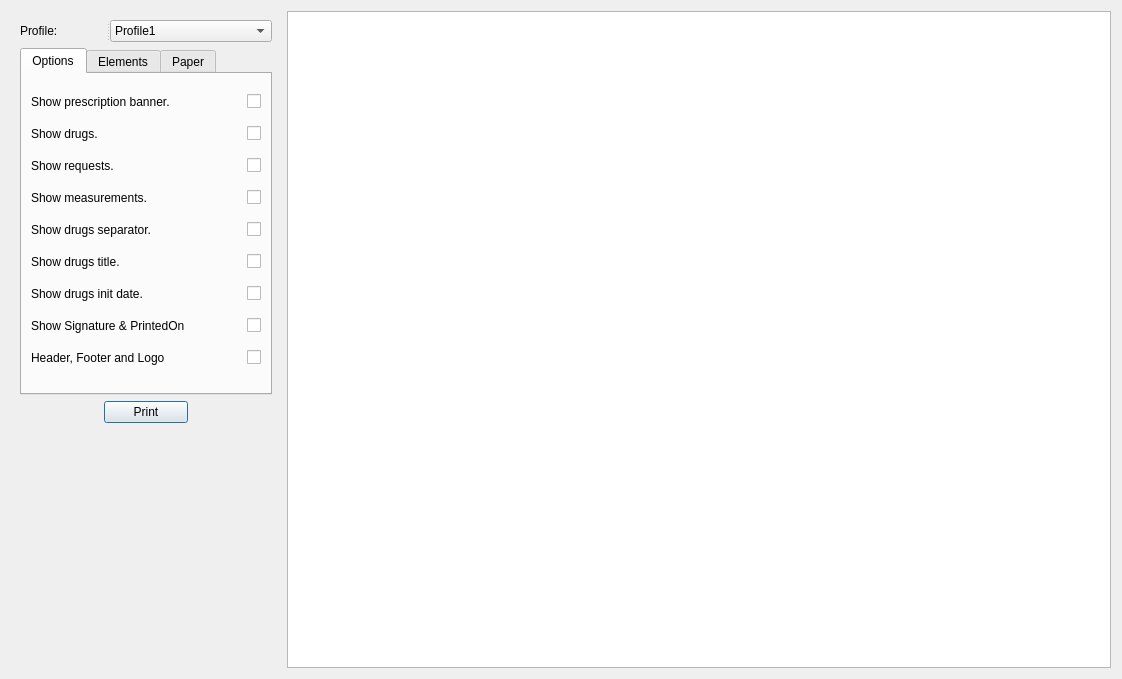
<?xml version="1.0" encoding="UTF-8"?>
<ui version="4.0">
 <class>printDrugs</class>
 <widget class="QDialog" name="printDrugs">
  <property name="windowModality">
   <enum>Qt::NonModal</enum>
  </property>
  <property name="geometry">
   <rect>
    <x>0</x>
    <y>0</y>
    <width>1122</width>
    <height>679</height>
   </rect>
  </property>
  <property name="sizePolicy">
   <sizepolicy hsizetype="Minimum" vsizetype="Minimum">
    <horstretch>0</horstretch>
    <verstretch>0</verstretch>
   </sizepolicy>
  </property>
  <property name="minimumSize">
   <size>
    <width>0</width>
    <height>0</height>
   </size>
  </property>
  <property name="windowTitle">
   <string>Print</string>
  </property>
  <layout class="QHBoxLayout" name="horizontalLayout_2">
   <item>
    <widget class="QWidget" name="widget" native="true">
     <property name="sizePolicy">
      <sizepolicy hsizetype="Fixed" vsizetype="Preferred">
       <horstretch>0</horstretch>
       <verstretch>0</verstretch>
      </sizepolicy>
     </property>
     <layout class="QVBoxLayout" name="verticalLayout_3">
      <item>
       <widget class="QSplitter" name="splitter_9">
        <property name="orientation">
         <enum>Qt::Horizontal</enum>
        </property>
        <widget class="QLabel" name="label_28">
         <property name="sizePolicy">
          <sizepolicy hsizetype="Fixed" vsizetype="Fixed">
           <horstretch>0</horstretch>
           <verstretch>0</verstretch>
          </sizepolicy>
         </property>
         <property name="text">
          <string>Profile:</string>
         </property>
        </widget>
        <widget class="QComboBox" name="printerProfile">
         <property name="sizePolicy">
          <sizepolicy hsizetype="Preferred" vsizetype="Preferred">
           <horstretch>0</horstretch>
           <verstretch>0</verstretch>
          </sizepolicy>
         </property>
         <item>
          <property name="text">
           <string>Profile1</string>
          </property>
         </item>
         <item>
          <property name="text">
           <string>Profile2</string>
          </property>
         </item>
         <item>
          <property name="text">
           <string>Profile3</string>
          </property>
         </item>
         <item>
          <property name="text">
           <string>Profile4</string>
          </property>
         </item>
        </widget>
       </widget>
      </item>
      <item>
       <widget class="QTabWidget" name="optionsTabWidget">
        <property name="sizePolicy">
         <sizepolicy hsizetype="Preferred" vsizetype="Preferred">
          <horstretch>0</horstretch>
          <verstretch>0</verstretch>
         </sizepolicy>
        </property>
        <property name="maximumSize">
         <size>
          <width>256</width>
          <height>16777215</height>
         </size>
        </property>
        <property name="autoFillBackground">
         <bool>true</bool>
        </property>
        <property name="styleSheet">
         <string notr="true"/>
        </property>
        <property name="currentIndex">
         <number>0</number>
        </property>
        <property name="elideMode">
         <enum>Qt::ElideLeft</enum>
        </property>
        <property name="usesScrollButtons">
         <bool>false</bool>
        </property>
        <widget class="printDialogTab" name="optionsTab">
         <attribute name="title">
          <string>Options</string>
         </attribute>
         <layout class="QVBoxLayout" name="verticalLayout_2">
          <item>
           <layout class="QHBoxLayout" name="horizontalLayout_8">
            <item>
             <widget class="QLabel" name="label_19">
              <property name="text">
               <string>Show prescription banner.</string>
              </property>
             </widget>
            </item>
            <item>
             <widget class="Switch" name="showBanner">
              <property name="sizePolicy">
               <sizepolicy hsizetype="Fixed" vsizetype="Fixed">
                <horstretch>0</horstretch>
                <verstretch>0</verstretch>
               </sizepolicy>
              </property>
              <property name="text">
               <string/>
              </property>
             </widget>
            </item>
           </layout>
          </item>
          <item>
           <layout class="QHBoxLayout" name="horizontalLayout_5">
            <item>
             <widget class="QLabel" name="label_16">
              <property name="text">
               <string>Show drugs.</string>
              </property>
             </widget>
            </item>
            <item>
             <widget class="Switch" name="showDrugs">
              <property name="sizePolicy">
               <sizepolicy hsizetype="Fixed" vsizetype="Fixed">
                <horstretch>0</horstretch>
                <verstretch>0</verstretch>
               </sizepolicy>
              </property>
              <property name="text">
               <string/>
              </property>
             </widget>
            </item>
           </layout>
          </item>
          <item>
           <layout class="QHBoxLayout" name="horizontalLayout_6">
            <item>
             <widget class="QLabel" name="label_17">
              <property name="text">
               <string>Show requests.</string>
              </property>
             </widget>
            </item>
            <item>
             <widget class="Switch" name="showInvs">
              <property name="sizePolicy">
               <sizepolicy hsizetype="Fixed" vsizetype="Fixed">
                <horstretch>0</horstretch>
                <verstretch>0</verstretch>
               </sizepolicy>
              </property>
              <property name="text">
               <string/>
              </property>
             </widget>
            </item>
           </layout>
          </item>
          <item>
           <layout class="QHBoxLayout" name="horizontalLayout_7">
            <item>
             <widget class="QLabel" name="label_18">
              <property name="text">
               <string>Show measurements.</string>
              </property>
             </widget>
            </item>
            <item>
             <widget class="Switch" name="showMesurements">
              <property name="sizePolicy">
               <sizepolicy hsizetype="Fixed" vsizetype="Fixed">
                <horstretch>0</horstretch>
                <verstretch>0</verstretch>
               </sizepolicy>
              </property>
              <property name="text">
               <string/>
              </property>
             </widget>
            </item>
           </layout>
          </item>
          <item>
           <layout class="QHBoxLayout" name="horizontalLayout_9">
            <item>
             <widget class="QLabel" name="label_24">
              <property name="text">
               <string>Show drugs separator.</string>
              </property>
             </widget>
            </item>
            <item>
             <widget class="Switch" name="showSeparator">
              <property name="sizePolicy">
               <sizepolicy hsizetype="Fixed" vsizetype="Fixed">
                <horstretch>0</horstretch>
                <verstretch>0</verstretch>
               </sizepolicy>
              </property>
              <property name="text">
               <string/>
              </property>
             </widget>
            </item>
           </layout>
          </item>
          <item>
           <layout class="QHBoxLayout" name="horizontalLayout_14">
            <item>
             <widget class="QLabel" name="label_30">
              <property name="text">
               <string>Show drugs title.</string>
              </property>
             </widget>
            </item>
            <item>
             <widget class="Switch" name="showDrugsTitle">
              <property name="sizePolicy">
               <sizepolicy hsizetype="Fixed" vsizetype="Fixed">
                <horstretch>0</horstretch>
                <verstretch>0</verstretch>
               </sizepolicy>
              </property>
              <property name="font">
               <font>
                <weight>50</weight>
                <bold>false</bold>
               </font>
              </property>
              <property name="text">
               <string/>
              </property>
             </widget>
            </item>
           </layout>
          </item>
          <item>
           <layout class="QHBoxLayout" name="horizontalLayout_17">
            <item>
             <widget class="QLabel" name="label_34">
              <property name="text">
               <string>Show drugs init date.</string>
              </property>
             </widget>
            </item>
            <item>
             <widget class="Switch" name="drugsInitDate">
              <property name="sizePolicy">
               <sizepolicy hsizetype="Fixed" vsizetype="Fixed">
                <horstretch>0</horstretch>
                <verstretch>0</verstretch>
               </sizepolicy>
              </property>
              <property name="text">
               <string/>
              </property>
             </widget>
            </item>
           </layout>
          </item>
          <item>
           <layout class="QHBoxLayout" name="horizontalLayout_18">
            <item>
             <widget class="QLabel" name="label_35">
              <property name="text">
               <string>Show Signature &amp; PrintedOn</string>
              </property>
             </widget>
            </item>
            <item>
             <widget class="Switch" name="SignaturePrintedOn">
              <property name="sizePolicy">
               <sizepolicy hsizetype="Fixed" vsizetype="Fixed">
                <horstretch>0</horstretch>
                <verstretch>0</verstretch>
               </sizepolicy>
              </property>
              <property name="text">
               <string/>
              </property>
             </widget>
            </item>
           </layout>
          </item>
          <item>
           <layout class="QHBoxLayout" name="horizontalLayout_16">
            <item>
             <widget class="QLabel" name="label_32">
              <property name="text">
               <string>Header, Footer and Logo</string>
              </property>
             </widget>
            </item>
            <item>
             <widget class="Switch" name="showHeaderFooterLogo">
              <property name="sizePolicy">
               <sizepolicy hsizetype="Fixed" vsizetype="Fixed">
                <horstretch>0</horstretch>
                <verstretch>0</verstretch>
               </sizepolicy>
              </property>
              <property name="text">
               <string/>
              </property>
             </widget>
            </item>
           </layout>
          </item>
         </layout>
        </widget>
        <widget class="printDialogTab" name="elementsTab">
         <attribute name="title">
          <string>Elements</string>
         </attribute>
         <layout class="QVBoxLayout" name="verticalLayout">
          <item>
           <widget class="QSplitter" name="splitter_14">
            <property name="orientation">
             <enum>Qt::Horizontal</enum>
            </property>
            <property name="handleWidth">
             <number>0</number>
            </property>
            <widget class="QLabel" name="label_20">
             <property name="text">
              <string>Drugs Mode:</string>
             </property>
            </widget>
            <widget class="QComboBox" name="drugsMode">
             <property name="maximumSize">
              <size>
               <width>100</width>
               <height>16777215</height>
              </size>
             </property>
             <item>
              <property name="text">
               <string>Visits Only</string>
              </property>
             </item>
             <item>
              <property name="text">
               <string>Basal Only</string>
              </property>
             </item>
             <item>
              <property name="text">
               <string>Both</string>
              </property>
             </item>
            </widget>
           </widget>
          </item>
          <item>
           <widget class="QSplitter" name="splitter_7">
            <property name="orientation">
             <enum>Qt::Horizontal</enum>
            </property>
            <widget class="QLabel" name="label_33">
             <property name="sizePolicy">
              <sizepolicy hsizetype="Expanding" vsizetype="Preferred">
               <horstretch>0</horstretch>
               <verstretch>0</verstretch>
              </sizepolicy>
             </property>
             <property name="text">
              <string>Logo Size</string>
             </property>
            </widget>
            <widget class="QComboBox" name="logoSize">
             <property name="sizePolicy">
              <sizepolicy hsizetype="Fixed" vsizetype="Fixed">
               <horstretch>0</horstretch>
               <verstretch>0</verstretch>
              </sizepolicy>
             </property>
             <property name="minimumSize">
              <size>
               <width>50</width>
               <height>0</height>
              </size>
             </property>
             <property name="editable">
              <bool>true</bool>
             </property>
             <item>
              <property name="text">
               <string>32</string>
              </property>
             </item>
             <item>
              <property name="text">
               <string>48</string>
              </property>
             </item>
             <item>
              <property name="text">
               <string>64</string>
              </property>
             </item>
             <item>
              <property name="text">
               <string>72</string>
              </property>
             </item>
             <item>
              <property name="text">
               <string>96</string>
              </property>
             </item>
             <item>
              <property name="text">
               <string>128</string>
              </property>
             </item>
             <item>
              <property name="text">
               <string>192</string>
              </property>
             </item>
             <item>
              <property name="text">
               <string>256</string>
              </property>
             </item>
            </widget>
           </widget>
          </item>
          <item>
           <widget class="QSplitter" name="splitter_6">
            <property name="orientation">
             <enum>Qt::Horizontal</enum>
            </property>
            <widget class="QLabel" name="label_4">
             <property name="text">
              <string>HeaderHeightPercent</string>
             </property>
            </widget>
            <widget class="QSpinBox" name="headerHeightPercent">
             <property name="maximumSize">
              <size>
               <width>50</width>
               <height>16777215</height>
              </size>
             </property>
            </widget>
           </widget>
          </item>
          <item>
           <widget class="QSplitter" name="splitter_5">
            <property name="orientation">
             <enum>Qt::Horizontal</enum>
            </property>
            <widget class="QLabel" name="label_5">
             <property name="text">
              <string>BannerHeightPercent</string>
             </property>
            </widget>
            <widget class="QSpinBox" name="bannerHeightPercent">
             <property name="maximumSize">
              <size>
               <width>50</width>
               <height>16777215</height>
              </size>
             </property>
            </widget>
           </widget>
          </item>
          <item>
           <widget class="QSplitter" name="splitter_4">
            <property name="orientation">
             <enum>Qt::Horizontal</enum>
            </property>
            <widget class="QLabel" name="label_6">
             <property name="text">
              <string>FooterHeightPercent</string>
             </property>
            </widget>
            <widget class="QSpinBox" name="footerHeightPercent">
             <property name="maximumSize">
              <size>
               <width>50</width>
               <height>16777215</height>
              </size>
             </property>
            </widget>
           </widget>
          </item>
          <item>
           <widget class="QGroupBox" name="groupBox_2">
            <property name="maximumSize">
             <size>
              <width>230</width>
              <height>16777215</height>
             </size>
            </property>
            <property name="title">
             <string>Banner Font</string>
            </property>
            <property name="alignment">
             <set>Qt::AlignCenter</set>
            </property>
            <property name="flat">
             <bool>false</bool>
            </property>
            <layout class="QGridLayout" name="gridLayout_2">
             <property name="leftMargin">
              <number>3</number>
             </property>
             <property name="topMargin">
              <number>3</number>
             </property>
             <property name="rightMargin">
              <number>3</number>
             </property>
             <property name="bottomMargin">
              <number>3</number>
             </property>
             <property name="spacing">
              <number>2</number>
             </property>
             <item row="0" column="0">
              <widget class="mFontComboBox" name="bannerFont">
               <property name="editable">
                <bool>false</bool>
               </property>
              </widget>
             </item>
             <item row="1" column="0">
              <layout class="QHBoxLayout" name="horizontalLayout_13">
               <item>
                <spacer name="horizontalSpacer">
                 <property name="orientation">
                  <enum>Qt::Horizontal</enum>
                 </property>
                 <property name="sizeHint" stdset="0">
                  <size>
                   <width>38</width>
                   <height>19</height>
                  </size>
                 </property>
                </spacer>
               </item>
               <item>
                <widget class="QComboBox" name="bannerFontSize">
                 <property name="sizePolicy">
                  <sizepolicy hsizetype="Fixed" vsizetype="Fixed">
                   <horstretch>0</horstretch>
                   <verstretch>0</verstretch>
                  </sizepolicy>
                 </property>
                 <property name="maximumSize">
                  <size>
                   <width>50</width>
                   <height>16777215</height>
                  </size>
                 </property>
                 <property name="styleSheet">
                  <string notr="true"/>
                 </property>
                 <item>
                  <property name="text">
                   <string>7</string>
                  </property>
                 </item>
                 <item>
                  <property name="text">
                   <string>8</string>
                  </property>
                 </item>
                 <item>
                  <property name="text">
                   <string>9</string>
                  </property>
                 </item>
                 <item>
                  <property name="text">
                   <string>10</string>
                  </property>
                 </item>
                 <item>
                  <property name="text">
                   <string>11</string>
                  </property>
                 </item>
                 <item>
                  <property name="text">
                   <string>12</string>
                  </property>
                 </item>
                 <item>
                  <property name="text">
                   <string>14</string>
                  </property>
                 </item>
                 <item>
                  <property name="text">
                   <string>16</string>
                  </property>
                 </item>
                 <item>
                  <property name="text">
                   <string>18</string>
                  </property>
                 </item>
                 <item>
                  <property name="text">
                   <string>20</string>
                  </property>
                 </item>
                </widget>
               </item>
               <item>
                <widget class="QToolButton" name="bannerFontBold">
                 <property name="toolTip">
                  <string>Bold</string>
                 </property>
                 <property name="text">
                  <string>...</string>
                 </property>
                 <property name="icon">
                  <iconset resource="resources.qrc">
                   <normaloff>:/Graphics/bold</normaloff>:/Graphics/bold</iconset>
                 </property>
                 <property name="checkable">
                  <bool>true</bool>
                 </property>
                 <property name="autoRaise">
                  <bool>true</bool>
                 </property>
                </widget>
               </item>
              </layout>
             </item>
            </layout>
           </widget>
          </item>
          <item>
           <widget class="QGroupBox" name="groupBox_3">
            <property name="maximumSize">
             <size>
              <width>230</width>
              <height>16777215</height>
             </size>
            </property>
            <property name="title">
             <string>Roshetta Font</string>
            </property>
            <property name="alignment">
             <set>Qt::AlignCenter</set>
            </property>
            <property name="flat">
             <bool>false</bool>
            </property>
            <layout class="QGridLayout" name="gridLayout_6">
             <property name="leftMargin">
              <number>3</number>
             </property>
             <property name="topMargin">
              <number>3</number>
             </property>
             <property name="rightMargin">
              <number>3</number>
             </property>
             <property name="bottomMargin">
              <number>3</number>
             </property>
             <property name="spacing">
              <number>2</number>
             </property>
             <item row="0" column="0">
              <widget class="mFontComboBox" name="roshettaFont">
               <property name="editable">
                <bool>false</bool>
               </property>
              </widget>
             </item>
             <item row="1" column="0">
              <layout class="QHBoxLayout" name="horizontalLayout_15">
               <item>
                <spacer name="horizontalSpacer_2">
                 <property name="orientation">
                  <enum>Qt::Horizontal</enum>
                 </property>
                 <property name="sizeHint" stdset="0">
                  <size>
                   <width>38</width>
                   <height>19</height>
                  </size>
                 </property>
                </spacer>
               </item>
               <item>
                <widget class="QComboBox" name="roshettaFontSize">
                 <property name="sizePolicy">
                  <sizepolicy hsizetype="Fixed" vsizetype="Fixed">
                   <horstretch>0</horstretch>
                   <verstretch>0</verstretch>
                  </sizepolicy>
                 </property>
                 <property name="maximumSize">
                  <size>
                   <width>50</width>
                   <height>16777215</height>
                  </size>
                 </property>
                 <property name="styleSheet">
                  <string notr="true"/>
                 </property>
                 <item>
                  <property name="text">
                   <string>7</string>
                  </property>
                 </item>
                 <item>
                  <property name="text">
                   <string>8</string>
                  </property>
                 </item>
                 <item>
                  <property name="text">
                   <string>9</string>
                  </property>
                 </item>
                 <item>
                  <property name="text">
                   <string>10</string>
                  </property>
                 </item>
                 <item>
                  <property name="text">
                   <string>11</string>
                  </property>
                 </item>
                 <item>
                  <property name="text">
                   <string>12</string>
                  </property>
                 </item>
                 <item>
                  <property name="text">
                   <string>14</string>
                  </property>
                 </item>
                 <item>
                  <property name="text">
                   <string>16</string>
                  </property>
                 </item>
                 <item>
                  <property name="text">
                   <string>18</string>
                  </property>
                 </item>
                 <item>
                  <property name="text">
                   <string>20</string>
                  </property>
                 </item>
                </widget>
               </item>
               <item>
                <widget class="QToolButton" name="roshettaFontBold">
                 <property name="toolTip">
                  <string>Bold</string>
                 </property>
                 <property name="text">
                  <string>...</string>
                 </property>
                 <property name="icon">
                  <iconset resource="resources.qrc">
                   <normaloff>:/Graphics/bold</normaloff>:/Graphics/bold</iconset>
                 </property>
                 <property name="checkable">
                  <bool>true</bool>
                 </property>
                 <property name="autoRaise">
                  <bool>true</bool>
                 </property>
                </widget>
               </item>
              </layout>
             </item>
            </layout>
           </widget>
          </item>
         </layout>
        </widget>
        <widget class="printDialogTab" name="paperPrefTab">
         <attribute name="title">
          <string>Paper</string>
         </attribute>
         <layout class="QGridLayout" name="gridLayout_5">
          <item row="0" column="0">
           <widget class="QSplitter" name="splitter">
            <property name="orientation">
             <enum>Qt::Horizontal</enum>
            </property>
            <widget class="QLabel" name="label_3">
             <property name="text">
              <string>Paper Size</string>
             </property>
            </widget>
            <widget class="QComboBox" name="paperSizeId">
             <property name="currentText">
              <string>A4</string>
             </property>
             <item>
              <property name="text">
               <string>A4</string>
              </property>
             </item>
             <item>
              <property name="text">
               <string>A5</string>
              </property>
             </item>
             <item>
              <property name="text">
               <string>A6</string>
              </property>
             </item>
            </widget>
           </widget>
          </item>
          <item row="3" column="0">
           <widget class="QSplitter" name="splitter_3">
            <property name="orientation">
             <enum>Qt::Horizontal</enum>
            </property>
            <property name="handleWidth">
             <number>0</number>
            </property>
            <widget class="QLabel" name="label_2">
             <property name="text">
              <string>Left Margin:</string>
             </property>
            </widget>
            <widget class="psDoubleSpinBox" name="leftMargin">
             <property name="minimumSize">
              <size>
               <width>50</width>
               <height>0</height>
              </size>
             </property>
             <property name="maximumSize">
              <size>
               <width>50</width>
               <height>16777215</height>
              </size>
             </property>
             <property name="toolTip">
              <string>&lt;html&gt;&lt;head/&gt;&lt;body&gt;&lt;p&gt;INCH&lt;/p&gt;&lt;/body&gt;&lt;/html&gt;</string>
             </property>
             <property name="locale">
              <locale language="English" country="UnitedStates"/>
             </property>
             <property name="singleStep">
              <double>0.010000000000000</double>
             </property>
            </widget>
           </widget>
          </item>
          <item row="4" column="0">
           <widget class="QSplitter" name="splitter_15">
            <property name="orientation">
             <enum>Qt::Horizontal</enum>
            </property>
            <property name="handleWidth">
             <number>0</number>
            </property>
            <widget class="QLabel" name="label_21">
             <property name="text">
              <string>Right Margin:</string>
             </property>
            </widget>
            <widget class="psDoubleSpinBox" name="rightMargin">
             <property name="minimumSize">
              <size>
               <width>50</width>
               <height>0</height>
              </size>
             </property>
             <property name="maximumSize">
              <size>
               <width>50</width>
               <height>16777215</height>
              </size>
             </property>
             <property name="toolTip">
              <string>&lt;html&gt;&lt;head/&gt;&lt;body&gt;&lt;p&gt;INCH&lt;/p&gt;&lt;/body&gt;&lt;/html&gt;</string>
             </property>
             <property name="locale">
              <locale language="English" country="UnitedStates"/>
             </property>
             <property name="singleStep">
              <double>0.010000000000000</double>
             </property>
            </widget>
           </widget>
          </item>
          <item row="2" column="0">
           <widget class="QSplitter" name="splitter_17">
            <property name="orientation">
             <enum>Qt::Horizontal</enum>
            </property>
            <property name="handleWidth">
             <number>0</number>
            </property>
            <widget class="QLabel" name="label_23">
             <property name="text">
              <string>Bottom Margin:</string>
             </property>
            </widget>
            <widget class="psDoubleSpinBox" name="bottomMargin">
             <property name="minimumSize">
              <size>
               <width>50</width>
               <height>0</height>
              </size>
             </property>
             <property name="maximumSize">
              <size>
               <width>50</width>
               <height>16777215</height>
              </size>
             </property>
             <property name="toolTip">
              <string>&lt;html&gt;&lt;head/&gt;&lt;body&gt;&lt;p&gt;INCH&lt;/p&gt;&lt;/body&gt;&lt;/html&gt;</string>
             </property>
             <property name="locale">
              <locale language="English" country="UnitedStates"/>
             </property>
             <property name="decimals">
              <number>2</number>
             </property>
             <property name="singleStep">
              <double>0.010000000000000</double>
             </property>
            </widget>
           </widget>
          </item>
          <item row="1" column="0">
           <widget class="QSplitter" name="splitter_2">
            <property name="orientation">
             <enum>Qt::Horizontal</enum>
            </property>
            <property name="handleWidth">
             <number>0</number>
            </property>
            <widget class="QLabel" name="label">
             <property name="text">
              <string>Top Margin:</string>
             </property>
            </widget>
            <widget class="psDoubleSpinBox" name="topMargin">
             <property name="minimumSize">
              <size>
               <width>50</width>
               <height>0</height>
              </size>
             </property>
             <property name="maximumSize">
              <size>
               <width>50</width>
               <height>16777215</height>
              </size>
             </property>
             <property name="toolTip">
              <string>&lt;html&gt;&lt;head/&gt;&lt;body&gt;&lt;p&gt;INCH&lt;/p&gt;&lt;/body&gt;&lt;/html&gt;</string>
             </property>
             <property name="locale">
              <locale language="English" country="UnitedStates"/>
             </property>
             <property name="decimals">
              <number>2</number>
             </property>
             <property name="singleStep">
              <double>0.010000000000000</double>
             </property>
            </widget>
           </widget>
          </item>
          <item row="5" column="0">
           <spacer name="verticalSpacer_3">
            <property name="orientation">
             <enum>Qt::Vertical</enum>
            </property>
            <property name="sizeHint" stdset="0">
             <size>
              <width>20</width>
              <height>40</height>
             </size>
            </property>
           </spacer>
          </item>
         </layout>
         <zorder>splitter</zorder>
         <zorder>splitter_2</zorder>
         <zorder>splitter_3</zorder>
         <zorder>splitter_17</zorder>
         <zorder>splitter_15</zorder>
        </widget>
       </widget>
      </item>
      <item>
       <layout class="QHBoxLayout" name="horizontalLayout">
        <item>
         <spacer name="horizontalSpacer_3">
          <property name="orientation">
           <enum>Qt::Horizontal</enum>
          </property>
          <property name="sizeHint" stdset="0">
           <size>
            <width>40</width>
            <height>20</height>
           </size>
          </property>
         </spacer>
        </item>
        <item>
         <widget class="QSplitter" name="splitter_8">
          <property name="maximumSize">
           <size>
            <width>16777215</width>
            <height>16777215</height>
           </size>
          </property>
          <property name="orientation">
           <enum>Qt::Horizontal</enum>
          </property>
          <widget class="printButton" name="fastPrint">
           <property name="sizePolicy">
            <sizepolicy hsizetype="Preferred" vsizetype="Preferred">
             <horstretch>0</horstretch>
             <verstretch>0</verstretch>
            </sizepolicy>
           </property>
           <property name="maximumSize">
            <size>
             <width>16777215</width>
             <height>16777215</height>
            </size>
           </property>
           <property name="toolTip">
            <string>&lt;html&gt;&lt;head/&gt;&lt;body&gt;&lt;p&gt;Click &lt;span style=&quot; font-weight:400;&quot;&gt;to Print . (ALT+P)&lt;/span&gt;&lt;/p&gt;&lt;p&gt;Press SHIFT key while Clicking &lt;span style=&quot; font-weight:400;&quot;&gt;to Show Advanced Print Dialog.&lt;/span&gt;&lt;/p&gt;&lt;p&gt;Press CTRL key while clicking &lt;span style=&quot; font-weight:400;&quot;&gt;to show Print preview.&lt;/span&gt;&lt;/p&gt;&lt;/body&gt;&lt;/html&gt;</string>
           </property>
           <property name="text">
            <string>Print</string>
           </property>
           <property name="icon">
            <iconset resource="resources.qrc">
             <normaloff>:/Graphics/print</normaloff>:/Graphics/print</iconset>
           </property>
           <property name="shortcut">
            <string>Alt+P</string>
           </property>
           <property name="autoDefault">
            <bool>true</bool>
           </property>
           <property name="default">
            <bool>true</bool>
           </property>
          </widget>
         </widget>
        </item>
        <item>
         <spacer name="horizontalSpacer_4">
          <property name="orientation">
           <enum>Qt::Horizontal</enum>
          </property>
          <property name="sizeHint" stdset="0">
           <size>
            <width>40</width>
            <height>20</height>
           </size>
          </property>
         </spacer>
        </item>
       </layout>
      </item>
      <item>
       <spacer name="verticalSpacer">
        <property name="orientation">
         <enum>Qt::Vertical</enum>
        </property>
        <property name="sizeHint" stdset="0">
         <size>
          <width>20</width>
          <height>40</height>
         </size>
        </property>
       </spacer>
      </item>
     </layout>
    </widget>
   </item>
   <item>
    <widget class="PagesTextEdit" name="Roshetta">
     <property name="font">
      <font>
       <family>Impact</family>
       <pointsize>12</pointsize>
       <weight>75</weight>
       <italic>false</italic>
       <bold>true</bold>
      </font>
     </property>
     <property name="layoutDirection">
      <enum>Qt::LeftToRight</enum>
     </property>
     <property name="styleSheet">
      <string notr="true"/>
     </property>
    </widget>
   </item>
  </layout>
 </widget>
 <customwidgets>
  <customwidget>
   <class>Switch</class>
   <extends>QCheckBox</extends>
   <header>switch.h</header>
  </customwidget>
  <customwidget>
   <class>mFontComboBox</class>
   <extends>QFontComboBox</extends>
   <header>mfontcombobox.h</header>
  </customwidget>
  <customwidget>
   <class>printButton</class>
   <extends>QPushButton</extends>
   <header>printbutton.h</header>
  </customwidget>
  <customwidget>
   <class>psDoubleSpinBox</class>
   <extends>QDoubleSpinBox</extends>
   <header>psdoublespinbox.h</header>
  </customwidget>
  <customwidget>
   <class>printDialogTab</class>
   <extends>QWidget</extends>
   <header>printdialogtab.h</header>
   <container>1</container>
  </customwidget>
  <customwidget>
   <class>PagesTextEdit</class>
   <extends>QTextEdit</extends>
   <header>pagestextedit.h</header>
  </customwidget>
 </customwidgets>
 <tabstops>
  <tabstop>fastPrint</tabstop>
  <tabstop>optionsTabWidget</tabstop>
  <tabstop>showInvs</tabstop>
  <tabstop>showDrugs</tabstop>
  <tabstop>showBanner</tabstop>
  <tabstop>showSeparator</tabstop>
  <tabstop>drugsMode</tabstop>
  <tabstop>topMargin</tabstop>
  <tabstop>leftMargin</tabstop>
  <tabstop>bottomMargin</tabstop>
  <tabstop>rightMargin</tabstop>
  <tabstop>Roshetta</tabstop>
 </tabstops>
 <resources>
  <include location="resources.qrc"/>
 </resources>
 <connections/>
</ui>
